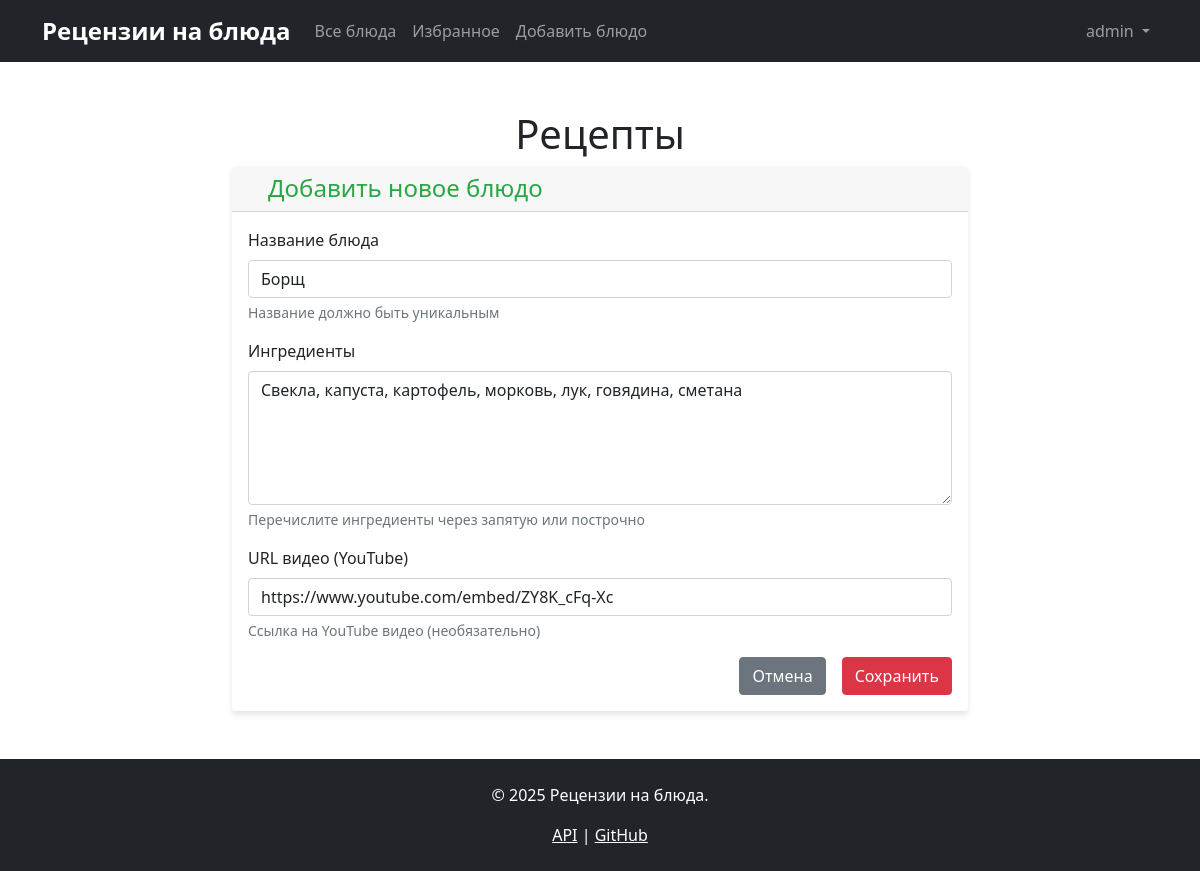
The app's page /dishes/3/edit (signed in) with its own data.
### data/users.py (models this page shows, shortened)
class User(SqlAlchemyBase, UserMixin, SerializerMixin):
    __tablename__ = 'users'
    id = sqlalchemy.Column(sqlalchemy.Integer,
                           primary_key=True, autoincrement=True)
    login = sqlalchemy.Column(sqlalchemy.String,
                              index=True, unique=True, nullable=True)
    hashed_password = sqlalchemy.Column(sqlalchemy.String, nullable=True)
    ratings = orm.relationship("DishRating", back_populates='user')
    favourites = orm.relationship("Favourite", back_populates='user')

### data/dishes.py (models this page shows, shortened)
class Dish(SqlAlchemyBase, SerializerMixin):
    __tablename__ = 'dishes'
    id = sqlalchemy.Column(sqlalchemy.Integer,
                           primary_key=True, autoincrement=True)
    name = sqlalchemy.Column(sqlalchemy.String, nullable=True, unique=True)
    ingredients = sqlalchemy.Column(sqlalchemy.Text, nullable=True)
    url = sqlalchemy.Column(sqlalchemy.String, nullable=True)
    author_id = sqlalchemy.Column(sqlalchemy.Integer,
                                  sqlalchemy.ForeignKey("users.id"),
                                  nullable=True)
    ratings = orm.relationship("DishRating", back_populates='dish')
    favourites = orm.relationship("Favourite", back_populates='dish')
    author = orm.relationship('User', backref='created_dishes')

### blueprints/dishes.py (the view, shortened to what this page needs)
@dishes_bp.route('/dishes/<int:dish_id>/edit', methods=['GET', 'POST'])
@login_required
def edit_dish(dish_id):
    session = db_session.create_session()
    dish = session.query(Dish).get(dish_id)
    if not dish:
        flash('Блюдо не найдено', 'danger')
        session.close()
        return redirect(url_for('dishes.dishes_list'))
    if not can_edit_dish(dish, current_user):
        flash('У вас нет прав для редактирования этого блюда', 'danger')
        session.close()
        return redirect(url_for('dishes.dishes_list', dish_id=dish_id))
    form = AddDishForm()
    if request.method == 'GET':
        form.name.data = dish.name
        form.ingredients.data = dish.ingredients
        form.url.data = dish.url
    session.close()
    return render_template('add_dish.html',
                           title='Редактировать блюдо1',
                           form=form,
                           get_navbar=get_navbar(),
                           get_footer=get_footer())

### forms/dish.py (shortened to what this page needs)
class AddDishForm(FlaskForm):
    name = StringField('Название блюда', validators=[DataRequired()])
    ingredients = TextAreaField('Ингредиенты', validators=[DataRequired()])
    url = StringField('URL видео (YouTube)',
                      validators=[Optional(), URL(message='Пожалуйста, введите корректную ссылку на YouTube видео')])
    submit = SubmitField('Сохранить')

### app.py (called while the page is built)
def get_footer():
    return '''<footer class="bg-dark text-white py-4 mt-5">
        <div class="container text-center">
            <p>&copy; 2025 Рецензии на блюда.</p>
            <p class="mb-0">
                <a href="/api/dishes" class="text-white">API</a> |
                <a href="https://github.com" class="text-white">GitHub</a>
            </p>
        </div>
    </footer>'''

@login_manager.user_loader
def load_user(user_id):
    session = db_session.create_session()
    return session.query(User).get(int(user_id))

### blueprints/dishes.py (called while the page is built)
def can_edit_dish(dish, user):
    if not user.is_authenticated:
        return False
    if user.id == 1:
        return True
    if dish.author_id == user.id:
        return True
    return False

def get_navbar():
    from app import get_navbar as app_get_navbar
    return app_get_navbar()

def get_footer():
    from app import get_footer as app_get_footer
    return app_get_footer()

### data/db_session.py (called while the page is built)
def create_session() -> Session:
    global __factory
    return __factory()

### templates/add_dish.html (shortened to what this page needs)
{% extends "base.html" %}
{% block content %}
<div class="row justify-content-center">
    <div class="col-md-8">
        <div class="card">
            <div class="card-header">
                <h4 class="mb-0"> Добавить новое блюдо</h4>
            </div>
            <div class="card-body">
                <form method="POST">
                    <div class="mb-3">
                        {{ form.name.label(class="form-label") }}
                        {{ form.name(class="form-control" + (" is-invalid" if form.name.errors else "")) }}
                        <div class="form-text">Название должно быть уникальным</div>
                    </div>
                    <div class="mb-3">
                        {{ form.ingredients.label(class="form-label") }}
                        {{ form.ingredients(class="form-control" + (" is-invalid" if form.ingredients.errors else ""), rows=5) }}
                        <div class="form-text">Перечислите ингредиенты через запятую или построчно</div>
                    </div>
                    <div class="mb-3">
                        {{ form.url.label(class="form-label") }}
                        {{ form.url(class="form-control" + (" is-invalid" if form.url.errors else "")) }}
                        <div class="form-text">Ссылка на YouTube видео (необязательно)</div>
                    </div>
                    <div class="d-grid gap-2 d-md-flex justify-content-md-end">
                        <a href="{{ url_for('dishes.dishes_list') }}" class="btn btn-secondary me-md-2">Отмена</a>
                        {{ form.submit(class="btn btn-primary") }}
                    </div>
                </form>
            </div>
        </div>
    </div>
</div>
{% endblock %}

### templates/base.html (shortened to what this page needs)
<!DOCTYPE html>
<html>
<head>
    <link href="https://cdn.jsdelivr.net/npm/bootstrap@5.1.3/dist/css/bootstrap.min.css" rel="stylesheet">
    <link rel="stylesheet" href="https://cdn.jsdelivr.net/npm/bootstrap-icons@1.10.0/font/bootstrap-icons.css">
    <link rel="stylesheet" href="{{url_for('static', filename='css/style.css')}}">
</head>
<body>
    {{ get_navbar|safe }}
    <div class="container text-center mt-5">
        <h1>Рецепты</h1>
    </div>
    <main role="main" class="container">
      {% block content %}{% endblock %}
    </main>
    {{ get_footer|safe }}
</body>
</html>

### static/css/style.css (style rules this page uses)
h4 { color: #28a745 !important; padding-left: 20px; }
.navbar-brand { font-weight: bold; font-size: 1.5rem; }
.card { box-shadow: 0 4px 6px rgba(0, 0, 0, 0.1); border: none; }
.btn-primary { background-color: #dc3545; border-color: #dc3545; }

### records on screen
User: login "Рецензии на блюда Все блюда Избранное Добавить блюдо admin"
Dish: name "Борщ", ingredients "Свекла, капуста, картофель, морковь, лук, говядина, сметана", url "https://www.youtube.com/embed/ZY8K_cFq-Xc"

### other values on screen
{{ get_footer|safe }} "© 2025 Рецензии на блюда. API | GitHub"
